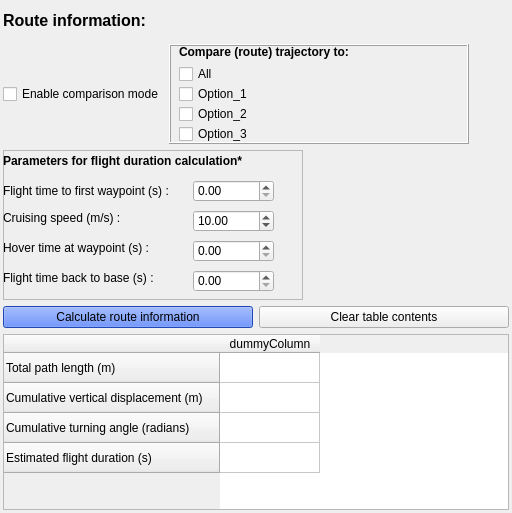
        <widget class="QWidget" name="calculationInfoTab">
         <attribute name="title">
          <string>Route information</string>
         </attribute>
         <layout class="QVBoxLayout" name="verticalLayout" stretch="5,15,0,8,25">
          <property name="leftMargin">
           <number>3</number>
          </property>
          <property name="topMargin">
           <number>3</number>
          </property>
          <property name="rightMargin">
           <number>3</number>
          </property>
          <property name="bottomMargin">
           <number>3</number>
          </property>
          <item>
           <layout class="QHBoxLayout" name="horizontalLayout_2">
            <item>
             <widget class="QLabel" name="routeInformationLabel">
              <property name="font">
               <font>
                <family>Segoe UI</family>
                <pointsize>12</pointsize>
                <bold>true</bold>
               </font>
              </property>
              <property name="text">
               <string>Route information:</string>
              </property>
             </widget>
            </item>
           </layout>
          </item>
          <item>
           <layout class="QHBoxLayout" name="horizontalLayout_3">
            <item>
             <widget class="QCheckBox" name="comparisonModeCheckBox">
              <property name="maximumSize">
               <size>
                <width>160</width>
                <height>20</height>
               </size>
              </property>
              <property name="text">
               <string>Enable comparison mode</string>
              </property>
             </widget>
            </item>
            <item>
             <widget class="QFrame" name="comparisonOptionsFrame">
              <property name="sizePolicy">
               <sizepolicy hsizetype="Fixed" vsizetype="Fixed">
                <horstretch>0</horstretch>
                <verstretch>0</verstretch>
               </sizepolicy>
              </property>
              <property name="minimumSize">
               <size>
                <width>300</width>
                <height>100</height>
               </size>
              </property>
              <property name="maximumSize">
               <size>
                <width>300</width>
                <height>100</height>
               </size>
              </property>
              <property name="frameShape">
               <enum>QFrame::Shape::Box</enum>
              </property>
              <property name="frameShadow">
               <enum>QFrame::Shadow::Raised</enum>
              </property>
              <widget class="QCheckBox" name="comparisonOption1CheckBox">
               <property name="geometry">
                <rect>
                 <x>10</x>
                 <y>40</y>
                 <width>281</width>
                 <height>20</height>
                </rect>
               </property>
               <property name="text">
                <string>Option_1</string>
               </property>
              </widget>
              <widget class="QCheckBox" name="comparisonOption2CheckBox">
               <property name="geometry">
                <rect>
                 <x>10</x>
                 <y>60</y>
                 <width>281</width>
                 <height>20</height>
                </rect>
               </property>
               <property name="text">
                <string>Option_2</string>
               </property>
              </widget>
              <widget class="QCheckBox" name="comparisonOption3CheckBox">
               <property name="geometry">
                <rect>
                 <x>10</x>
                 <y>80</y>
                 <width>281</width>
                 <height>20</height>
                </rect>
               </property>
               <property name="text">
                <string>Option_3</string>
               </property>
              </widget>
              <widget class="QCheckBox" name="compareAllCheckBox">
               <property name="geometry">
                <rect>
                 <x>10</x>
                 <y>20</y>
                 <width>281</width>
                 <height>20</height>
                </rect>
               </property>
               <property name="text">
                <string>All</string>
               </property>
              </widget>
              <widget class="QLabel" name="compareAgainstLabel">
               <property name="geometry">
                <rect>
                 <x>10</x>
                 <y>0</y>
                 <width>281</width>
                 <height>16</height>
                </rect>
               </property>
               <property name="font">
                <font>
                 <bold>true</bold>
                </font>
               </property>
               <property name="text">
                <string>Compare (route) trajectory to:</string>
               </property>
              </widget>
             </widget>
            </item>
            <item>
             <spacer name="horizontalSpacer">
              <property name="orientation">
               <enum>Qt::Orientation::Horizontal</enum>
              </property>
              <property name="sizeHint" stdset="0">
               <size>
                <width>40</width>
                <height>20</height>
               </size>
              </property>
             </spacer>
            </item>
           </layout>
          </item>
          <item>
           <layout class="QHBoxLayout" name="horizontalLayout_5" stretch="0,0">
            <property name="spacing">
             <number>0</number>
            </property>
            <property name="leftMargin">
             <number>0</number>
            </property>
            <property name="topMargin">
             <number>0</number>
            </property>
            <property name="rightMargin">
             <number>0</number>
            </property>
            <property name="bottomMargin">
             <number>0</number>
            </property>
            <item>
             <widget class="QFrame" name="frame">
              <property name="sizePolicy">
               <sizepolicy hsizetype="Fixed" vsizetype="Fixed">
                <horstretch>0</horstretch>
                <verstretch>0</verstretch>
               </sizepolicy>
              </property>
              <property name="minimumSize">
               <size>
                <width>300</width>
                <height>150</height>
               </size>
              </property>
              <property name="maximumSize">
               <size>
                <width>300</width>
                <height>150</height>
               </size>
              </property>
              <property name="frameShape">
               <enum>QFrame::Shape::StyledPanel</enum>
              </property>
              <property name="frameShadow">
               <enum>QFrame::Shadow::Raised</enum>
              </property>
              <widget class="QLabel" name="label_1">
               <property name="geometry">
                <rect>
                 <x>0</x>
                 <y>30</y>
                 <width>181</width>
                 <height>21</height>
                </rect>
               </property>
               <property name="text">
                <string>Flight time to first waypoint (s) :</string>
               </property>
              </widget>
              <widget class="QLabel" name="label_2">
               <property name="geometry">
                <rect>
                 <x>0</x>
                 <y>60</y>
                 <width>141</width>
                 <height>16</height>
                </rect>
               </property>
               <property name="text">
                <string>Cruising speed (m/s) :</string>
               </property>
              </widget>
              <widget class="QLabel" name="label_3">
               <property name="geometry">
                <rect>
                 <x>0</x>
                 <y>90</y>
                 <width>171</width>
                 <height>16</height>
                </rect>
               </property>
               <property name="text">
                <string>Hover time at waypoint (s) :</string>
               </property>
              </widget>
              <widget class="QLabel" name="label_4">
               <property name="geometry">
                <rect>
                 <x>0</x>
                 <y>120</y>
                 <width>171</width>
                 <height>16</height>
                </rect>
               </property>
               <property name="text">
                <string>Flight time back to base (s) :</string>
               </property>
              </widget>
              <widget class="QLabel" name="label_5">
               <property name="geometry">
                <rect>
                 <x>0</x>
                 <y>0</y>
                 <width>241</width>
                 <height>21</height>
                </rect>
               </property>
               <property name="font">
                <font>
                 <bold>true</bold>
                </font>
               </property>
               <property name="text">
                <string>Parameters for flight duration calculation*</string>
               </property>
              </widget>
              <widget class="QDoubleSpinBox" name="flightTimeToFirstWaypointSpinBox">
               <property name="geometry">
                <rect>
                 <x>190</x>
                 <y>30</y>
                 <width>81</width>
                 <height>22</height>
                </rect>
               </property>
               <property name="minimumSize">
                <size>
                 <width>81</width>
                 <height>22</height>
                </size>
               </property>
               <property name="maximumSize">
                <size>
                 <width>81</width>
                 <height>22</height>
                </size>
               </property>
               <property name="maximum">
                <double>8640.000000000000000</double>
               </property>
              </widget>
              <widget class="QDoubleSpinBox" name="cruisingSpeedSpinBox">
               <property name="geometry">
                <rect>
                 <x>190</x>
                 <y>60</y>
                 <width>81</width>
                 <height>22</height>
                </rect>
               </property>
               <property name="minimumSize">
                <size>
                 <width>81</width>
                 <height>22</height>
                </size>
               </property>
               <property name="maximumSize">
                <size>
                 <width>81</width>
                 <height>22</height>
                </size>
               </property>
               <property name="minimum">
                <double>0.010000000000000</double>
               </property>
               <property name="maximum">
                <double>343.000000000000000</double>
               </property>
               <property name="value">
                <double>10.000000000000000</double>
               </property>
              </widget>
              <widget class="QDoubleSpinBox" name="hoverTimeSpinBox">
               <property name="geometry">
                <rect>
                 <x>190</x>
                 <y>90</y>
                 <width>81</width>
                 <height>22</height>
                </rect>
               </property>
               <property name="minimumSize">
                <size>
                 <width>81</width>
                 <height>22</height>
                </size>
               </property>
               <property name="maximumSize">
                <size>
                 <width>81</width>
                 <height>22</height>
                </size>
               </property>
               <property name="maximum">
                <double>8640.000000000000000</double>
               </property>
              </widget>
              <widget class="QDoubleSpinBox" name="flightTimeBackToBaseSpinBox">
               <property name="geometry">
                <rect>
                 <x>190</x>
                 <y>120</y>
                 <width>81</width>
                 <height>22</height>
                </rect>
               </property>
               <property name="minimumSize">
                <size>
                 <width>81</width>
                 <height>22</height>
                </size>
               </property>
               <property name="maximumSize">
                <size>
                 <width>81</width>
                 <height>22</height>
                </size>
               </property>
               <property name="maximum">
                <double>8640.000000000000000</double>
               </property>
              </widget>
             </widget>
            </item>
            <item>
             <spacer name="horizontalSpacer_2">
              <property name="orientation">
               <enum>Qt::Orientation::Horizontal</enum>
              </property>
              <property name="sizeHint" stdset="0">
               <size>
                <width>40</width>
                <height>20</height>
               </size>
              </property>
             </spacer>
            </item>
           </layout>
          </item>
          <item>
           <layout class="QHBoxLayout" name="horizontalLayout_4">
            <item>
             <widget class="QPushButton" name="calculateRouteInfoButton">
              <property name="autoFillBackground">
               <bool>false</bool>
              </property>
              <property name="styleSheet">
               <string notr="true">background-color: rgb(44, 100, 255);</string>
              </property>
              <property name="text">
               <string>Calculate route information</string>
              </property>
             </widget>
            </item>
            <item>
             <widget class="QPushButton" name="clearTableButton">
              <property name="text">
               <string>Clear table contents</string>
              </property>
             </widget>
            </item>
           </layout>
          </item>
          <item>
           <layout class="QGridLayout" name="gridLayout">
            <item row="0" column="0">
             <widget class="QTableWidget" name="calculationOutputTable">
              <property name="editTriggers">
               <set>QAbstractItemView::EditTrigger::NoEditTriggers</set>
              </property>
              <row>
               <property name="text">
                <string>Total path length (m)</string>
               </property>
              </row>
              <row>
               <property name="text">
                <string>Cumulative vertical displacement (m)</string>
               </property>
              </row>
              <row>
               <property name="text">
                <string>Cumulative turning angle (radians)</string>
               </property>
              </row>
              <row>
               <property name="text">
                <string>Estimated flight duration (s)</string>
               </property>
              </row>
              <column>
               <property name="text">
                <string>dummyColumn</string>
               </property>
              </column>
             </widget>
            </item>
           </layout>
          </item>
         </layout>
        </widget>
